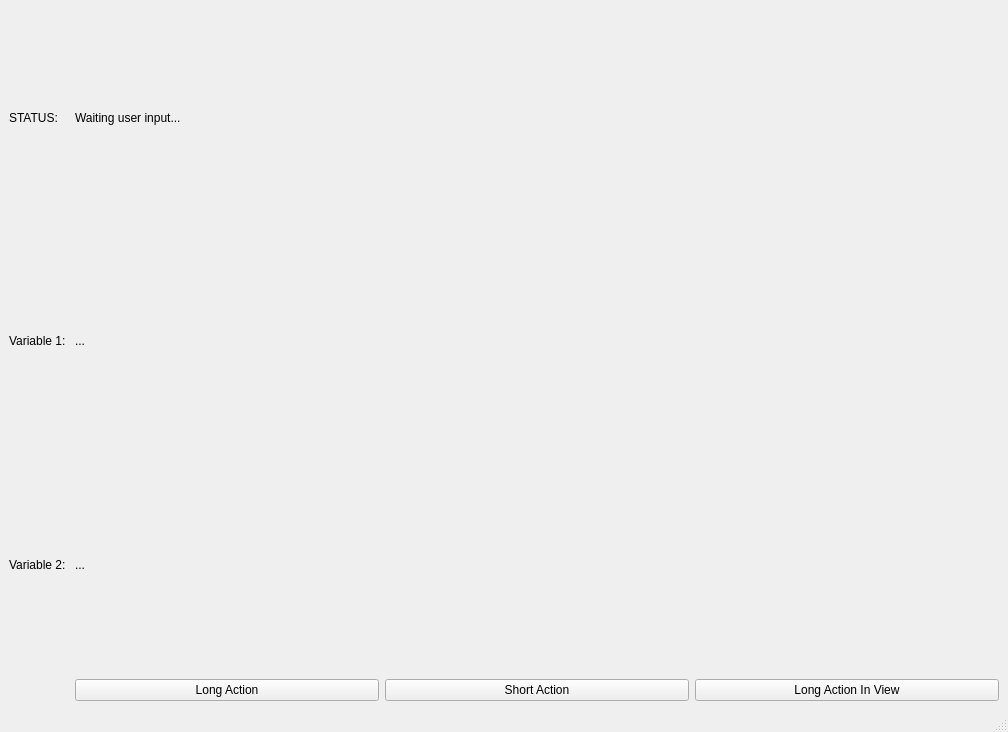
<?xml version="1.0" encoding="UTF-8"?>
<ui version="4.0">
 <class>View</class>
 <widget class="QMainWindow" name="View">
  <property name="geometry">
   <rect>
    <x>0</x>
    <y>0</y>
    <width>1008</width>
    <height>732</height>
   </rect>
  </property>
  <property name="windowTitle">
   <string>View</string>
  </property>
  <widget class="QWidget" name="centralwidget">
   <layout class="QGridLayout" name="gridLayout">
    <item row="3" column="2">
     <widget class="QPushButton" name="pb_action">
      <property name="text">
       <string>Short Action</string>
      </property>
     </widget>
    </item>
    <item row="2" column="0">
     <widget class="QLabel" name="label_2">
      <property name="sizePolicy">
       <sizepolicy hsizetype="Maximum" vsizetype="Preferred">
        <horstretch>0</horstretch>
        <verstretch>0</verstretch>
       </sizepolicy>
      </property>
      <property name="text">
       <string>Variable 2: </string>
      </property>
     </widget>
    </item>
    <item row="1" column="1" colspan="2">
     <widget class="QLabel" name="lb_var1">
      <property name="text">
       <string>...</string>
      </property>
     </widget>
    </item>
    <item row="3" column="1">
     <widget class="QPushButton" name="pb_long_action">
      <property name="text">
       <string>Long Action</string>
      </property>
     </widget>
    </item>
    <item row="2" column="1" colspan="2">
     <widget class="QLabel" name="lb_var2">
      <property name="text">
       <string>...</string>
      </property>
     </widget>
    </item>
    <item row="1" column="0">
     <widget class="QLabel" name="label">
      <property name="sizePolicy">
       <sizepolicy hsizetype="Maximum" vsizetype="Preferred">
        <horstretch>0</horstretch>
        <verstretch>0</verstretch>
       </sizepolicy>
      </property>
      <property name="text">
       <string>Variable 1: </string>
      </property>
     </widget>
    </item>
    <item row="0" column="1">
     <widget class="QLabel" name="lb_stat">
      <property name="text">
       <string>Waiting user input...</string>
      </property>
     </widget>
    </item>
    <item row="0" column="0">
     <widget class="QLabel" name="label_3">
      <property name="sizePolicy">
       <sizepolicy hsizetype="Maximum" vsizetype="Preferred">
        <horstretch>0</horstretch>
        <verstretch>0</verstretch>
       </sizepolicy>
      </property>
      <property name="text">
       <string>STATUS:</string>
      </property>
     </widget>
    </item>
    <item row="3" column="3">
     <widget class="QPushButton" name="pb_long_action_view">
      <property name="text">
       <string>Long Action In View</string>
      </property>
     </widget>
    </item>
   </layout>
  </widget>
  <widget class="QMenuBar" name="menubar">
   <property name="geometry">
    <rect>
     <x>0</x>
     <y>0</y>
     <width>1008</width>
     <height>25</height>
    </rect>
   </property>
  </widget>
  <widget class="QStatusBar" name="statusbar"/>
 </widget>
 <resources/>
 <connections/>
</ui>
